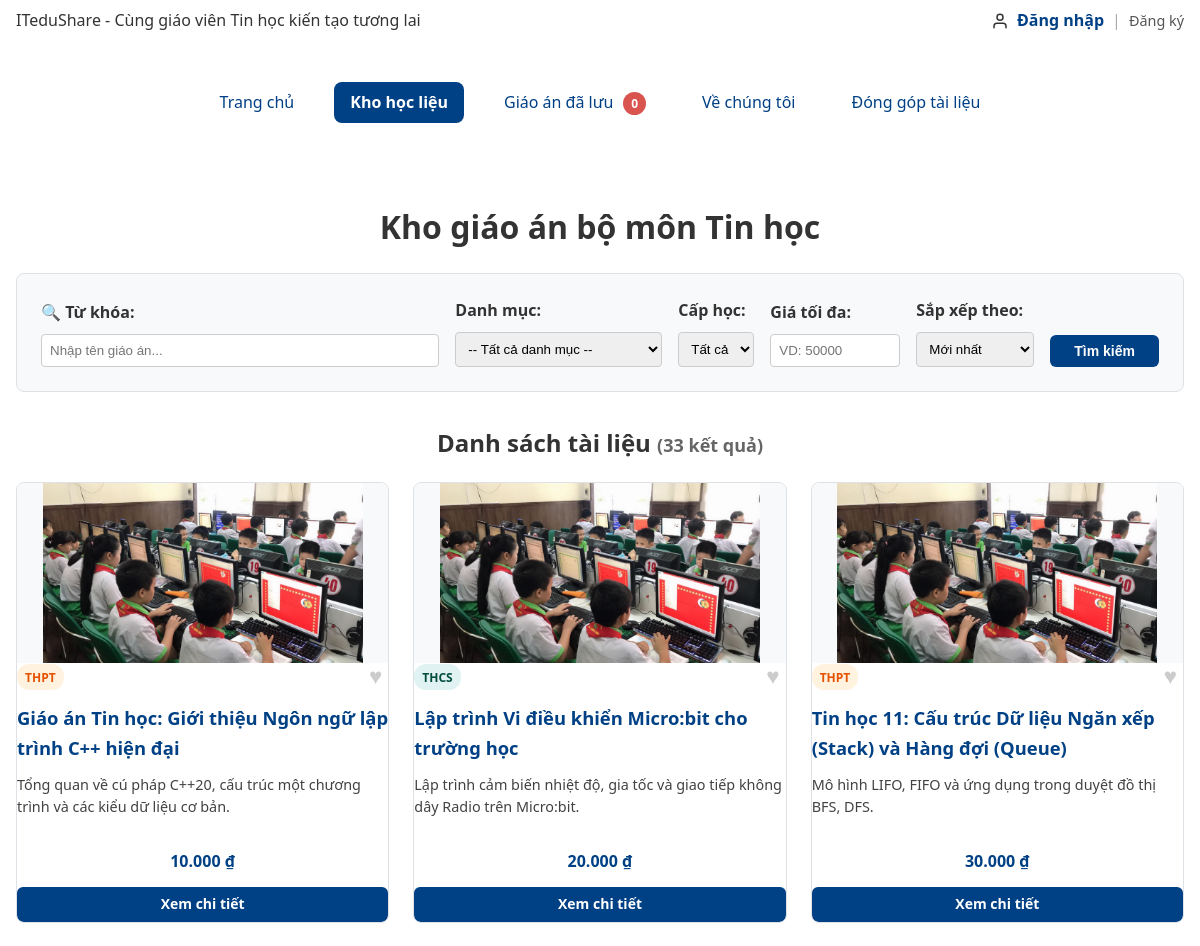
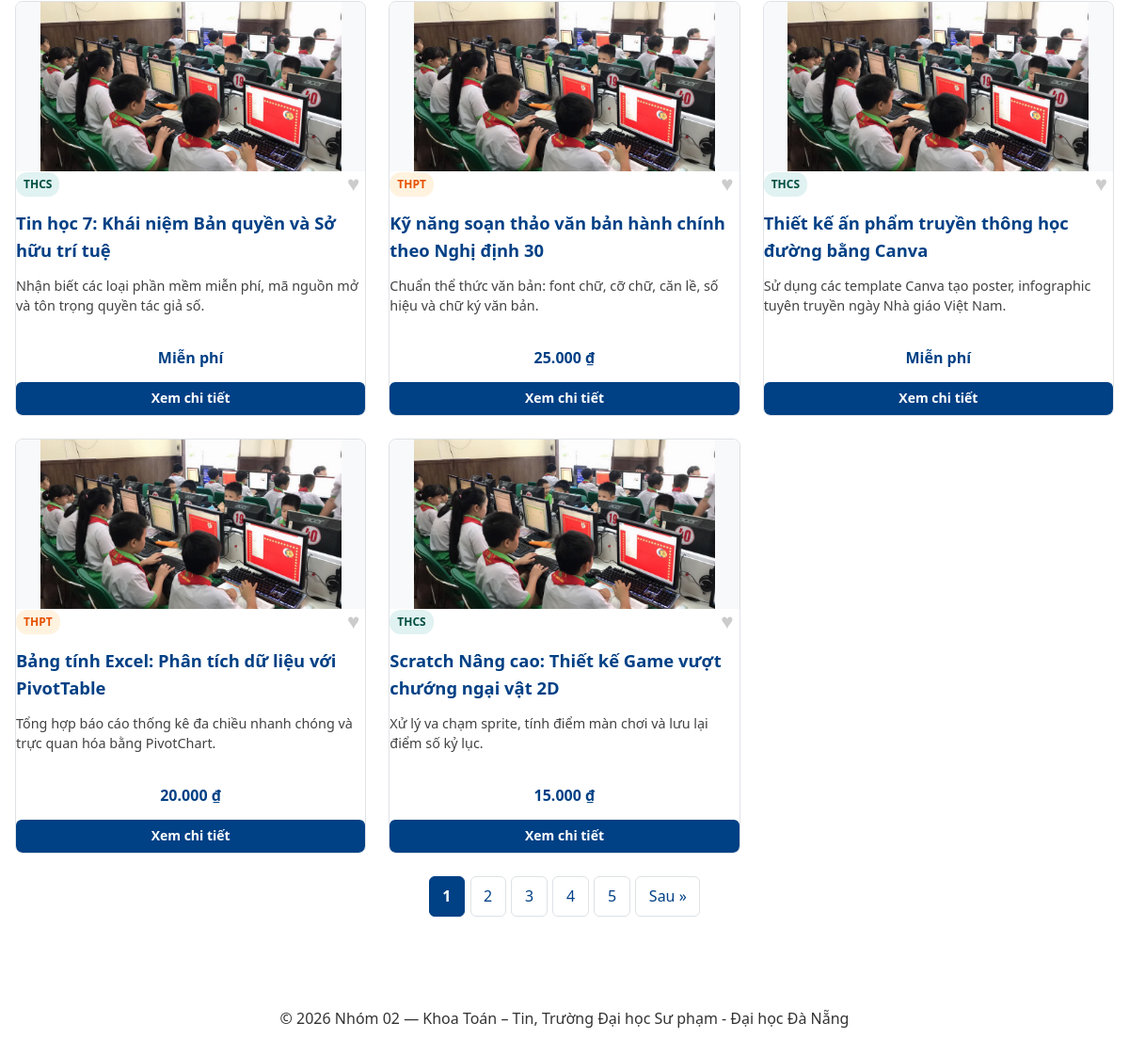
The page /kho-hoc-lieu.php on the database its author committed (2 pictures, top to bottom).
### tables this page shows
CREATE TABLE giao_an (
  id          INT UNSIGNED AUTO_INCREMENT PRIMARY KEY,
  danh_muc_id INT UNSIGNED NOT NULL,
  ten         VARCHAR(200) NOT NULL,
  gia         INT UNSIGNED NOT NULL DEFAULT 0 CHECK (gia >= 0),
  ton_kho     INT UNSIGNED NOT NULL DEFAULT 10 CHECK (ton_kho >= 0),
  hinh_anh    VARCHAR(255) NULL,
  mo_ta       TEXT NULL,
  cap_hoc     VARCHAR(50) NOT NULL DEFAULT 'THCS',
  video_url   VARCHAR(255) NULL,
  luot_tai    INT UNSIGNED NOT NULL DEFAULT 0,
  ngay_tao    DATETIME NOT NULL DEFAULT CURRENT_TIMESTAMP,
  FOREIGN KEY (danh_muc_id) REFERENCES danh_muc(id),
  INDEX idx_giao_an_dm_gia (danh_muc_id, gia),
  INDEX idx_giao_an_ten (ten)
);

### inc/ham.php (called while the page is built, shortened)
<?php
function e(mixed $str): string {
    return htmlspecialchars((string)$str, ENT_QUOTES | ENT_SUBSTITUTE, 'UTF-8');
}
function vnd($gia): string {
    $gia = (float)$gia;
    return number_format($gia, 0, ',', '.') . ' ₫';
}

### inc/db.php (called while the page is built, shortened)
<?php
function db(): PDO {
    static $pdo = null;
    if ($pdo === null) {
        $host    = 'localhost';
        $port    = '3306';
        $dbname  = 'ltweb_nhom02';
        $charset = 'utf8mb4';
        $user    = 'root';
        $pass    = '';
        $dsn = "mysql:host={$host};port={$port};dbname={$dbname};charset={$charset}";
        $options = [
            PDO::ATTR_ERRMODE            => PDO::ERRMODE_EXCEPTION,
            PDO::ATTR_DEFAULT_FETCH_MODE => PDO::FETCH_ASSOC,
            PDO::ATTR_EMULATE_PREPARES   => false,
        ];
        $pdo = new PDO($dsn, $user, $pass, $options);
    }
    return $pdo;
}

### src/Data/KhoGiaoAn.php (called while the page is built, shortened)
<?php
class KhoGiaoAn
{
    private function dieuKien(array $loc): array
    {
        $dk = [];
        $ts = [];
        $where = $dk ? 'WHERE ' . implode(' AND ', $dk) : '';
        return [$where, $ts];
    }
    public function dem(array $loc): int
    {
        [$where, $ts] = $this->dieuKien($loc);
        $st = $this->db->prepare("SELECT COUNT(*) FROM giao_an $where");
        $st->execute($ts);
        return (int) $st->fetchColumn();
    }
    public function trang(array $loc, string $sx, int $soDong, int $boQua): array
    {
        [$where, $ts] = $this->dieuKien($loc);
        $orderBy = match ($sx) {
            'gia-tang' => 'gia ASC, id',
            'gia-giam' => 'gia DESC, id',
            'ten'      => 'ten ASC, id',
            default    => 'id DESC',
        };
        $st = $this->db->prepare("SELECT * FROM giao_an $where ORDER BY $orderBy LIMIT ? OFFSET ?");
        $idx = 1;
        $st->bindValue($idx++, (int) $soDong, PDO::PARAM_INT);
        $st->bindValue($idx++, (int) $boQua, PDO::PARAM_INT);
        $st->execute();
        return array_map(fn(array $d) => GiaoAn::tuMang($d), $st->fetchAll());
    }
}

### src/Models/GiaoAn.php (called while the page is built, shortened)
<?php
class GiaoAn
{
    public static function tuMang(array $d): self
    {
        return new self(
            id:           (int)($d['id']           ?? 0),
            ten:          (string)($d['ten']        ?? ''),
            mo_ta:        (string)($d['mo_ta']      ?? ''),
            cap_hoc:      (string)($d['cap_hoc']    ?? ''),
            gia:          (int)($d['gia']           ?? 0),
            hinh_anh:     (string)($d['hinh_anh']   ?? ''),
            video_url:    (string)($d['video_url']  ?? ''),
            danh_muc_id:  (int)($d['danh_muc_id']  ?? 0),
            ton_kho:      (int)($d['ton_kho']      ?? 0),
            luot_tai:     (int)($d['luot_tai']     ?? 0),
            ten_danh_muc: (string)($d['ten_danh_muc'] ?? ''),
        );
    }
}

### kho-hoc-lieu.php (the view, shortened to what this page needs)
<?php
$kho   = new KhoGiaoAn(db());
$duong = ['options' => ['min_range' => 1]];
$loc = [
    'q'        => trim($_GET['q'] ?? ''),
    'dm'       => filter_var($_GET['dm'] ?? '', FILTER_VALIDATE_INT, $duong),
    'giaToiDa' => filter_var($_GET['gia'] ?? '', FILTER_VALIDATE_INT, $duong),
    'cap_hoc'  => trim($_GET['cap_hoc'] ?? 'Tất cả'),
];
$capHocHopLe = ['Tất cả', 'THCS', 'THPT'];
$kieuSx = [
    'moi'      => 'Mới nhất',
    'gia-tang' => 'Giá tăng dần',
    'gia-giam' => 'Giá giảm dần',
    'ten'      => 'Tên (A–Z)',
];
$sx = $_GET['sx'] ?? 'moi';
$moiTrang = 8;
$tong     = $kho->dem($loc);
$soTrang  = max(1, (int) ceil($tong / $moiTrang));
$hienTai  = filter_var($_GET['trang'] ?? 1, FILTER_VALIDATE_INT, [
    'options' => ['min_range' => 1, 'default' => 1]
]);
$hienTai  = min($hienTai, $soTrang);
$boQua    = ($hienTai - 1) * $moiTrang;
$danhSach = $kho->trang($loc, $sx, $moiTrang, $boQua);
function lienKetTrang(int $so): string
{
    return '?' . http_build_query(array_merge($_GET, ['trang' => $so]));
}
require __DIR__ . '/inc/header.php';
?>
    <main class="trang__chinh">
        <h1 class="tieu-de-chinh can-giua-chu">Kho giáo án bộ môn Tin học</h1>
        <section class="bo-loc-hoc-lieu" aria-label="Tìm kiếm và lọc học liệu"
                 style="background: var(--nen-phu, #f8f9fa); padding: 1.5rem; border-radius: 8px; margin-bottom: 2rem;">
            <form method="GET" action="kho-hoc-lieu.php" role="search"
                  style="display: flex; flex-wrap: wrap; gap: 1rem; align-items: flex-end;">
                <div style="flex: 1; min-width: 220px;">
                    <label for="o-tim-kiem" style="font-weight: bold; display: block; margin-bottom: 0.5rem;">
                        🔍 Từ khóa:
                    </label>
                    <input type="text" id="o-tim-kiem" name="q"
                           value="<?= e($loc['q']) ?>"
                           placeholder="Nhập tên giáo án..."
                           style="width: 100%; padding: 0.5rem; border: 1px solid #ccc; border-radius: 4px;">
                </div>
                <div>
                    <label for="loc-danh-muc" style="font-weight: bold; display: block; margin-bottom: 0.5rem;">
                        Danh mục:
                    </label>
                    <select id="loc-danh-muc" name="dm"
                            style="padding: 0.5rem; border: 1px solid #ccc; border-radius: 4px;">
                        <option value="">-- Tất cả danh mục --</option>
                    </select>
                </div>
                <div>
                    <label for="loc-cap-hoc" style="font-weight: bold; display: block; margin-bottom: 0.5rem;">
                        Cấp học:
                    </label>
                    <select id="loc-cap-hoc" name="cap_hoc"
                            style="padding: 0.5rem; border: 1px solid #ccc; border-radius: 4px;">
                        <?php foreach ($capHocHopLe as $opt): ?>
                            <option value="<?= e($opt) ?>"<?= $opt === $loc['cap_hoc'] ? ' selected' : '' ?>>
                                <?= e($opt) ?>
                            </option>
                        <?php endforeach; ?>
                    </select>
                </div>
                <div>
                    <label for="loc-gia" style="font-weight: bold; display: block; margin-bottom: 0.5rem;">
                        Giá tối đa:
                    </label>
                    <input type="number" id="loc-gia" name="gia" min="0" step="5000"
                           value="<?= $loc['giaToiDa'] ? (int)$loc['giaToiDa'] : '' ?>"
                           placeholder="VD: 50000"
                           style="padding: 0.5rem; border: 1px solid #ccc; border-radius: 4px; width: 130px;">
                </div>
                <div>
                    <label for="sap-xep" style="font-weight: bold; display: block; margin-bottom: 0.5rem;">
                        Sắp xếp theo:
                    </label>
                    <select id="sap-xep" name="sx"
                            style="padding: 0.5rem; border: 1px solid #ccc; border-radius: 4px;">
                        <?php foreach ($kieuSx as $val => $nhan): ?>
                            <option value="<?= e($val) ?>"<?= $val === $sx ? ' selected' : '' ?>>
                                <?= e($nhan) ?>
                            </option>
                        <?php endforeach; ?>
                    </select>
                </div>
                <button type="submit" class="nut-thao-tac nut-thao-tac--xem"
                        style="padding: 0.5rem 1.5rem;">
                    Tìm kiếm
                </button>
            </form>
        </section>
        <section class="danh-sach-the" aria-label="Danh sách giáo án">
            <h2 class="can-giua-chu">
                Danh sách tài liệu
                <small style="font-size: 0.75em; color: #666;">(<?= $tong ?> kết quả)</small>
            </h2>
            <?php if (empty($danhSach)): ?>
                <p role="status" style="text-align: center; padding: 2rem; color: #666; font-style: italic;">
                    😕 Không tìm thấy giáo án nào phù hợp với bộ lọc hiện tại.
                    <br><a href="kho-hoc-lieu.php" style="display: inline-block; margin-top: 0.5rem; color: var(--mau-chinh, #007bff);">Xem tất cả giáo án</a>
                </p>
            <?php else: ?>
                <div class="danh-sach-the__luoi">
                    <?php foreach ($danhSach as $ga): ?>
                        <article class="the-hoc-lieu">
                            <img src="<?= e($ga->hinh_anh) ?>"
                                 alt="<?= e($ga->ten) ?>"
                                 class="the-hoc-lieu__anh"
                                 width="300" height="180" loading="lazy">
                            <div class="the-hoc-lieu__noi-dung">
                                <div style="display: flex; justify-content: space-between; align-items: center;">
                                    <span class="nhan-nho <?= $ga->cap_hoc === 'THCS' ? 'nhan-nho--xanh' : ($ga->cap_hoc === 'THPT' ? 'nhan-nho--cam' : 'nhan-nho--tim') ?>">
                                        <?= e($ga->cap_hoc) ?>
                                    </span>
                                    <button type="button" class="nut-yeu-thich nut-luu-giao-an" data-id="<?= $ga->id ?>" title="Lưu giáo án"
                                            style="background: none; border: none; cursor: pointer; font-size: 1.4rem; color: #ccc; transition: color 0.2s;"
                                            onclick="this.classList.toggle('da-thich'); this.style.color = this.classList.contains('da-thich') ? '#e74c3c' : '#ccc';">
                                        ♥
                                    </button>
                                </div>
                                <h3 class="the-hoc-lieu__tieu-de"><?= e($ga->ten) ?></h3>
                                <p class="the-hoc-lieu__mo-ta"><?= e($ga->mo_ta) ?></p>
                                <div style="margin-top: auto; text-align: center;">
                                    <p style="font-weight: bold; color: var(--mau-chinh, #007bff); margin-bottom: 0.75rem;">
                                        <?= $ga->gia === 0 ? 'Miễn phí' : vnd($ga->gia) ?>
                                    </p>
                                    <a href="chi-tiet-giao-an.php?id=<?= $ga->id ?>"
                                       class="nut-thao-tac nut-thao-tac--xem"
                                       style="display: block; text-align: center;">
                                        Xem chi tiết
                                    </a>
                                </div>
                            </div>
                        </article>
                    <?php endforeach; ?>
                </div>
                <?php if ($soTrang > 1): ?>
                    <nav class="phan-trang" aria-label="Phân trang">
                        <ul class="phan-trang__danh-sach">
                            <?php for ($i = 1; $i <= $soTrang; $i++): ?>
                                <li>
                                    <?php if ($i === $hienTai): ?>
                                        <span class="phan-trang__lien-ket phan-trang__lien-ket--hien-tai" aria-current="page">
                                            <?= $i ?>
                                        </span>
                                    <?php else: ?>
                                        <a href="<?= e(lienKetTrang($i)) ?>" class="phan-trang__lien-ket">
                                            <?= $i ?>
                                        </a>
                                    <?php endif; ?>
                                </li>
                            <?php endfor; ?>
                            <?php if ($hienTai < $soTrang): ?>
                                <li>
                                    <a href="<?= e(lienKetTrang($hienTai + 1)) ?>" class="phan-trang__lien-ket" aria-label="Trang sau">
                                        Sau &raquo;
                                    </a>
                                </li>
                            <?php endif; ?>
                        </ul>
                    </nav>
                <?php endif; ?>
            <?php endif; ?>
        </section>
    </main>
<?php require __DIR__ . '/inc/footer.php'; ?>
</body>
</html>

### rows shown on the page
giao_an: hinh_anh (picture), cap_hoc "THPT", ten "Giáo án Tin học: Giới thiệu Ngôn ngữ lập trình C++ hiện đại", mo_ta "Tổng quan về cú pháp C++20, cấu trúc một chương trình và các kiểu dữ liệu cơ bản.", gia "10.000 ₫"
giao_an: hinh_anh (picture), cap_hoc "THCS", ten "Lập trình Vi điều khiển Micro:bit cho trường học", mo_ta "Lập trình cảm biến nhiệt độ, gia tốc và giao tiếp không dây Radio trên Micro:bit.", gia "20.000 ₫"
giao_an: hinh_anh (picture), cap_hoc "THPT", ten "Tin học 11: Cấu trúc Dữ liệu Ngăn xếp (Stack) và Hàng đợi (Queue)", mo_ta "Mô hình LIFO, FIFO và ứng dụng trong duyệt đồ thị BFS, DFS.", gia "30.000 ₫"
giao_an: hinh_anh (picture), cap_hoc "THCS", ten "Tin học 7: Khái niệm Bản quyền và Sở hữu trí tuệ", mo_ta "Nhận biết các loại phần mềm miễn phí, mã nguồn mở và tôn trọng quyền tác giả số.", gia "Miễn phí"
giao_an: hinh_anh (picture), cap_hoc "THPT", ten "Kỹ năng soạn thảo văn bản hành chính theo Nghị định 30", mo_ta "Chuẩn thể thức văn bản: font chữ, cỡ chữ, căn lề, số hiệu và chữ ký văn bản.", gia "25.000 ₫"
giao_an: hinh_anh (picture), cap_hoc "THCS", ten "Thiết kế ấn phẩm truyền thông học đường bằng Canva", mo_ta "Sử dụng các template Canva tạo poster, infographic tuyên truyền ngày Nhà giáo Việt Nam.", gia "Miễn phí"
giao_an: hinh_anh (picture), cap_hoc "THPT", ten "Bảng tính Excel: Phân tích dữ liệu với PivotTable", mo_ta "Tổng hợp báo cáo thống kê đa chiều nhanh chóng và trực quan hóa bằng PivotChart.", gia "20.000 ₫"
giao_an: hinh_anh (picture), cap_hoc "THCS", ten "Scratch Nâng cao: Thiết kế Game vượt chướng ngại vật 2D", mo_ta "Xử lý va chạm sprite, tính điểm màn chơi và lưu lại điểm số kỷ lục.", gia "15.000 ₫"

### other values the page prints
$ten "Trang chủ"
$ten "Kho học liệu"
$ten "Giáo án đã lưu"
$ten "Về chúng tôi"
$ten "Đóng góp tài liệu"
$tong "33"
form field cap_hoc "Tất cả"
form field sx "Mới nhất"
